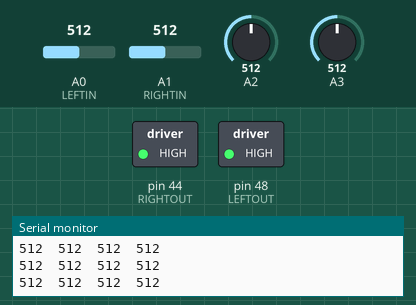
Recording of a sketch running on a simulated Arduino Mega 2560, built with avr-gcc and run on an emulated ATmega2560. Parts: switched loads named in the sketch (green lamp = pin HIGH), the last lines printed to the serial monitor. The test bench sets the inputs (shaded band); at power-on: A0 (LEFTIN) = 512, A1 (RIGHTIN) = 512, A2 = 512, A3 = 512.

Above: at 1.2 s.
1.3 s: A0 (LEFTIN) set to 483
At 2.5 s:
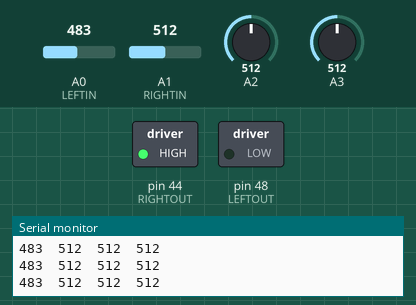
2.8 s: A1 (RIGHTIN) set to 491
At 4.0 s:
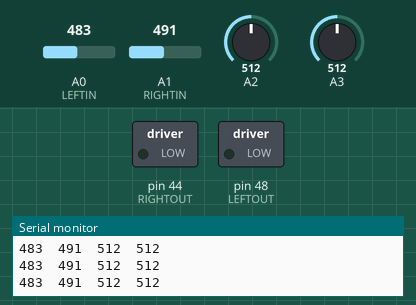
4.3 s: A0 (LEFTIN) set to 510
At 5.5 s:
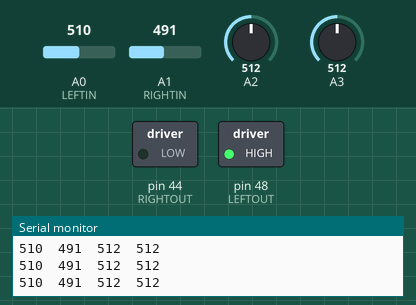
5.8 s: A2 set to 108
7.3 s: A2 set to 95
8.8 s: A1 (RIGHTIN) set to 510
At 9.3 s:
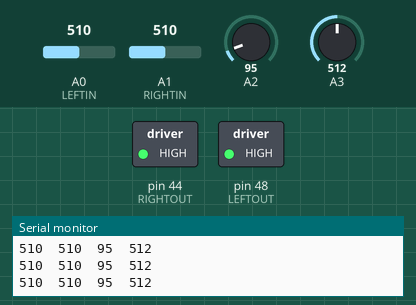
Timing chart, 0 to 11.8 s (numbered marks = the images above; inputs shaded):
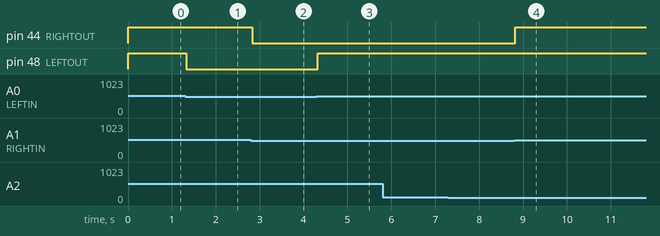

Measured:
- the behaviour switches between 501 and 500 on A0 (LEFTIN) (found by bisection; images 0 and 1)
- the behaviour switches between 501 and 500 on A1 (RIGHTIN) (found by bisection; images 1 and 2)
- after the input at 1.3 s, pin 48 (LEFTOUT): HIGH → LOW at once
- after the input at 2.8 s, pin 44 (RIGHTOUT): HIGH → LOW at once
- after the input at 4.3 s, pin 48 (LEFTOUT): LOW → HIGH at once
- after the input at 8.8 s, pin 44 (RIGHTOUT): LOW → HIGH at once

The sketch:

control_motor.ino
```cpp
#define LEFTIN A0
#define LEFTSTOP 50
#define LEFTOUT 48


#define RIGHTIN A1
#define RIGHTOUT 44
#define RIGHTSTOP 30

void setup(){
	Serial.begin(9600);
	pinMode(LEFTIN, INPUT);
	pinMode(LEFTOUT, OUTPUT);
	pinMode(RIGHTIN, INPUT);
	pinMode(RIGHTOUT, OUTPUT);
	pinMode(A2, INPUT);
	pinMode(A3, INPUT);
}

void loop(){
	// int left = digitalRead(LEFTIN);
	// digitalWrite(LEFTOUT, left);

	// int right = digitalRead(RIGHTIN);
	// digitalWrite(RIGHTOUT, right);

	// Serial.println(String(left) + "\t" + String(right));
	int L = analogRead(LEFTIN);
	int R = analogRead(RIGHTIN);
	int pin13 = analogRead(A2);
	int pin15 = analogRead(A3);
	Serial.println(String(L) + "\t" + String(R) + "\t" + String(pin13) + "\t" + String(pin15));

	if (L > 500){
		digitalWrite(LEFTOUT, HIGH);
	}
	else{
		digitalWrite(LEFTOUT, LOW);
	}


	if (R > 500){
		digitalWrite(RIGHTOUT, HIGH);
	}
	else{
		digitalWrite(RIGHTOUT, LOW);
	}
}
```
